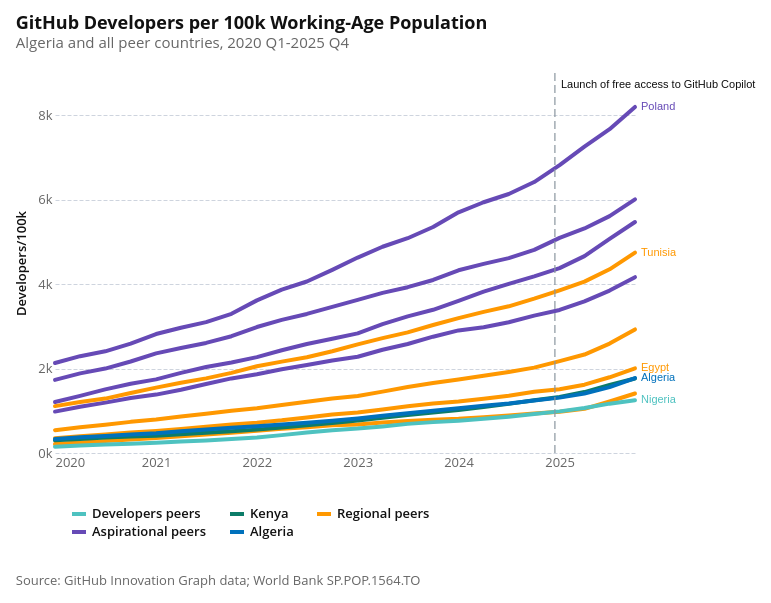

The notebook cell this image was saved under:
### Code cell
ALL_TREND_LABEL_CODES = ["DZ", "PL", "TN", "NG"]
ALL_TREND_GROUP_ORDER = [
    "Developers peers",
    "Kenya",
    "Regional peers",
    "Aspirational peers",
    "Algeria",
]
ALL_TREND_GROUP_COLORS = ["#4EC2C0", "#0C7C68", "#FF9800", "#664AB6", ALGERIA_COLOR]


def make_all_peer_trend(data, raw_col, metric_label, width=580, height=380):
    value_col = f"{raw_col}_per_100k"
    y_axis_title = f"{metric_label}/100k"
    title = f"GitHub {metric_label} per 100k Working-Age Population"
    subtitle = "Algeria and all peer countries, 2020 Q1-2025 Q4"

    trend_peer_groups = ["Developers", "Regional", "Aspirational"]
    trend_peer_codes = [c for g in trend_peer_groups for c in GH_PEER_GROUPS.get(g, [])]
    trend_codes = [COUNTRY_CODE] + trend_peer_codes
    group_of = {
        c: f"{g} peers" for g in trend_peer_groups for c in GH_PEER_GROUPS.get(g, [])
    }
    group_of[COUNTRY_CODE] = "Algeria"
    label_codes = (
        set(ALL_TREND_LABEL_CODES) | set(GH_PEER_GROUPS.get("Developers", []))
    ) - {"KE"}

    d = data.loc[data["iso2_code"].isin(trend_codes)].copy()
    d["peer_group"] = d["iso2_code"].map(group_of)
    d.loc[d["iso2_code"] == "KE", "peer_group"] = "Kenya"
    d["country_name"] = (
        d["iso2_code"]
        .map(COUNTRY_NAMES)
        .fillna(d["iso2_code"].map(country_name_from_iso2))
    )
    latest_quarter = d["quarter_start"].max()
    labels = d.loc[
        (d["quarter_start"] == latest_quarter) & d["iso2_code"].isin(label_codes)
    ].copy()

    color = alt.Color(
        "peer_group:N",
        title=None,
        scale=alt.Scale(domain=ALL_TREND_GROUP_ORDER, range=ALL_TREND_GROUP_COLORS),
        legend=alt.Legend(orient="bottom", direction="horizontal", columns=3),
    )
    base = alt.Chart(d).encode(
        x=alt.X("quarter_start:T", title=None),
        y=alt.Y(
            f"{value_col}:Q",
            title=y_axis_title,
            axis=alt.Axis(format="~s"),
            scale=alt.Scale(zero=True),
        ),
        color=color,
        detail="country_name:N",
    )
    tooltip = [
        alt.Tooltip("country_name:N", title="Country"),
        alt.Tooltip("peer_group:N", title="Peer group"),
        alt.Tooltip("year:O", title="Year"),
        alt.Tooltip("quarter:O", title="Quarter"),
        alt.Tooltip(f"{value_col}:Q", title=y_axis_title, format=",.0f"),
        alt.Tooltip(
            f"{raw_col}:Q", title=raw_col.replace("_", " ").title(), format=","
        ),
        alt.Tooltip(
            "working_age_population:Q", title="Working-age population", format=",.0f"
        ),
    ]
    peer_lines = (
        base.transform_filter(alt.datum.iso2_code != COUNTRY_CODE)
        .mark_line()
        .encode(tooltip=tooltip)
    )
    algeria_line = (
        base.transform_filter(alt.datum.iso2_code == COUNTRY_CODE)
        .mark_line()
        .encode(tooltip=tooltip)
    )
    latest_labels = (
        alt.Chart(labels)
        .mark_text(align="left", baseline="middle", dx=6, fontSize=11)
        .encode(
            x="quarter_start:T",
            y=f"{value_col}:Q",
            text="country_name:N",
            color=alt.Color(
                "peer_group:N",
                scale=alt.Scale(
                    domain=ALL_TREND_GROUP_ORDER, range=ALL_TREND_GROUP_COLORS
                ),
                legend=None,
            ),
        )
    )
    copilot = pd.DataFrame(
        {
            "quarter_start": [pd.Timestamp("2024-12-15")],
            "label": ["Launch of free access to GitHub Copilot"],
        }
    )
    annotation_rule = (
        alt.Chart(copilot)
        .mark_rule(color="#8A969F", strokeDash=[8, 4], strokeWidth=1.2)
        .encode(x="quarter_start:T")
    )
    annotation_text = (
        alt.Chart(copilot)
        .mark_text(
            align="left", baseline="top", dx=6, dy=6, color="#111111", fontSize=11
        )
        .encode(x="quarter_start:T", y=alt.value(0), text="label:N")
    )
    return alt.layer(
        peer_lines, algeria_line, annotation_rule, annotation_text, latest_labels
    ).properties(
        width=width, height=height, title=alt.Title(text=title, subtitle=subtitle)
    )


all_developers_trend = make_all_peer_trend(
    developers, raw_col="developers", metric_label="Developers"
)
attaviz.add_caption(
    all_developers_trend,
    "Source: GitHub Innovation Graph data; World Bank SP.POP.1564.TO",
)

### Figure 1 — Vega-Lite specification as saved in the notebook (floating-point values rounded to 4 significant figures; data arrays with more than 128 entries replaced by an {"elided": "..."} marker saying what was removed)
{"config": {"background": "white", "padding": 15, "mark": {"tooltip": true}, "point": {"filled": true, "size": 60, "stroke": "white", "strokeWidth": 1}, "circle": {"filled": true, "stroke": "white", "strokeWidth": 1}, "square": {"filled": true, "stroke": "white", "strokeWidth": 1}, "line": {"strokeWidth": 4, "strokeCap": "round", "strokeJoin": "round"}, "bar": {"cornerRadiusEnd": 0}, "area": {"opacity": 0.7}, "arc": {"stroke": "white", "strokeWidth": 1}, "rect": {"stroke": "#8A969F", "strokeWidth": 0.5}, "geoshape": {"stroke": "#666666", "strokeWidth": 0.3, "strokeJoin": "round", "strokeCap": "round"}, "title": {"font": "Open Sans, sans-serif", "fontSize": 18, "fontWeight": 700, "lineHeight": 22, "color": "#111111", "anchor": "start", "offset": 21, "subtitleFont": "Open Sans, sans-serif", "subtitleFontSize": 15, "subtitleFontWeight": 400, "subtitleLineHeight": 18, "subtitleColor": "#666666", "subtitlePadding": 3}, "axis": {"domain": false, "grid": true, "gridColor": "#CED4DE", "gridDash": [4, 2], "gridWidth": 1, "labelFont": "Open Sans, sans-serif", "labelFontSize": 13, "labelFontWeight": 400, "labelColor": "#666666", "labelPadding": 3, "tickColor": "#CED4DE", "tickSize": 5, "tickCount": 5, "titleFont": "Open Sans, sans-serif", "titleFontSize": 13, "titleFontWeight": 600, "titleColor": "#111111", "titlePadding": 9}, "axisX": {"grid": false, "tickSize": 0, "labelAngle": 0}, "axisY": {"domain": false, "ticks": false, "gridColor": "#CED4DE", "gridDash": [4, 2], "gridWidth": 1}, "axisQuantitative": {"tickCount": 5}, "axisBand": {"labelPadding": 6, "tickSize": 0}, "axisTemporal": {"grid": false}, "legend": {"labelFont": "Open Sans, sans-serif", "labelFontSize": 13, "labelFontWeight": 600, "labelColor": "#111111", "titleFont": "Open Sans, sans-serif", "titleFontSize": 13, "titleFontWeight": 600, "titleColor": "#111111", "titlePadding": 3, "symbolSize": 196, "symbolStrokeWidth": 0, "padding": 15, "offset": 21, "columnPadding": 21, "orient": "bottom", "labelLimit": 200, "titleLimit": 200}, "view": {"stroke": null, "continuousWidth": 600, "continuousHeight": 400}, "range": {"category": ["#34A7F2", "#FF9800", "#664AB6", "#4EC2C0", "#F3578E", "#081079", "#0C7C68", "#AA0000", "#DDDA21"], "diverging": ["#920000", "#BD6126", "#E3A763", "#EFEFEF", "#80BDE7", "#3587C3", "#025288"], "heatmap": ["#E3F6FD", "#75CCEC", "#089BD4", "#0169A1", "#023B6F"], "ordinal": ["#E3F6FD", "#75CCEC", "#089BD4", "#0169A1", "#023B6F"], "ramp": ["#E3F6FD", "#75CCEC", "#089BD4", "#0169A1", "#023B6F"]}, "scale": {"bandPaddingInner": 0.2, "bandPaddingOuter": 0.1, "pointPadding": 0.5}, "header": {"labelFont": "Open Sans, sans-serif", "labelFontSize": 13, "labelFontWeight": 600, "labelColor": "#111111", "titleFont": "Open Sans, sans-serif", "titleFontSize": 15, "titleFontWeight": 600, "titleColor": "#111111"}, "concat": {"spacing": 18}, "facet": {"spacing": 18}, "selection": {"point": {"on": "click", "clear": "dblclick"}, "interval": {"mark": {"fill": "#0071BC", "fillOpacity": 0.15, "stroke": "#0071BC", "strokeWidth": 1}}}}, "vconcat": [{"layer": [{"data": {"name": "data-e7a1bb73cb7a379f4ccc35d78894d285"}, "mark": {"type": "line"}, "encoding": {"color": {"field": "peer_group", "legend": {"columns": 3, "direction": "horizontal", "orient": "bottom"}, "scale": {"domain": ["Developers peers", "Kenya", "Regional peers", "Aspirational peers", "Algeria"], "range": ["#4EC2C0", "#0C7C68", "#FF9800", "#664AB6", "#0071BC"]}, "title": null, "type": "nominal"}, "detail": {"field": "country_name", "type": "nominal"}, "tooltip": [{"field": "country_name", "title": "Country", "type": "nominal"}, {"field": "peer_group", "title": "Peer group", "type": "nominal"}, {"field": "year", "title": "Year", "type": "ordinal"}, {"field": "quarter", "title": "Quarter", "type": "ordinal"}, {"field": "developers_per_100k", "format": ",.0f", "title": "Developers/100k", "type": "quantitative"}, {"field": "developers", "format": ",", "title": "Developers", "type": "quantitative"}, {"field": "working_age_population", "format": ",.0f", "title": "Working-age population", "type": "quantitative"}], "x": {"field": "quarter_start", "title": null, "type": "temporal"}, "y": {"axis": {"format": "~s"}, "field": "developers_per_100k", "scale": {"zero": true}, "title": "Developers/100k", "type": "quantitative"}}, "transform": [{"filter": "(datum.iso2_code !== 'DZ')"}]}, {"data": {"name": "data-e7a1bb73cb7a379f4ccc35d78894d285"}, "mark": {"type": "line"}, "encoding": {"color": {"field": "peer_group", "legend": {"columns": 3, "direction": "horizontal", "orient": "bottom"}, "scale": {"domain": ["Developers peers", "Kenya", "Regional peers", "Aspirational peers", "Algeria"], "range": ["#4EC2C0", "#0C7C68", "#FF9800", "#664AB6", "#0071BC"]}, "title": null, "type": "nominal"}, "detail": {"field": "country_name", "type": "nominal"}, "tooltip": [{"field": "country_name", "title": "Country", "type": "nominal"}, {"field": "peer_group", "title": "Peer group", "type": "nominal"}, {"field": "year", "title": "Year", "type": "ordinal"}, {"field": "quarter", "title": "Quarter", "type": "ordinal"}, {"field": "developers_per_100k", "format": ",.0f", "title": "Developers/100k", "type": "quantitative"}, {"field": "developers", "format": ",", "title": "Developers", "type": "quantitative"}, {"field": "working_age_population", "format": ",.0f", "title": "Working-age population", "type": "quantitative"}], "x": {"field": "quarter_start", "title": null, "type": "temporal"}, "y": {"axis": {"format": "~s"}, "field": "developers_per_100k", "scale": {"zero": true}, "title": "Developers/100k", "type": "quantitative"}}, "transform": [{"filter": "(datum.iso2_code === 'DZ')"}]}, {"data": {"name": "data-306dd15fb9c56ba41085bbf515aab051"}, "mark": {"type": "rule", "color": "#8A969F", "strokeDash": [8, 4], "strokeWidth": 1.2}, "encoding": {"x": {"field": "quarter_start", "type": "temporal"}}}, {"data": {"name": "data-306dd15fb9c56ba41085bbf515aab051"}, "mark": {"type": "text", "align": "left", "baseline": "top", "color": "#111111", "dx": 6, "dy": 6, "fontSize": 11}, "encoding": {"text": {"field": "label", "type": "nominal"}, "x": {"field": "quarter_start", "type": "temporal"}, "y": {"value": 0}}}, {"data": {"name": "data-aee26ae0825bc2518d3a3f51cc1c8d05"}, "mark": {"type": "text", "align": "left", "baseline": "middle", "dx": 6, "fontSize": 11}, "encoding": {"color": {"field": "peer_group", "legend": null, "scale": {"domain": ["Developers peers", "Kenya", "Regional peers", "Aspirational peers", "Algeria"], "range": ["#4EC2C0", "#0C7C68", "#FF9800", "#664AB6", "#0071BC"]}, "type": "nominal"}, "text": {"field": "country_name", "type": "nominal"}, "x": {"field": "quarter_start", "type": "temporal"}, "y": {"field": "developers_per_100k", "type": "quantitative"}}}], "height": 380, "title": {"text": "GitHub Developers per 100k Working-Age Population", "subtitle": "Algeria and all peer countries, 2020 Q1-2025 Q4"}, "width": 580}], "title": {"text": "Source: GitHub Innovation Graph data; World Bank SP.POP.1564.TO", "anchor": "start", "color": "#666666", "font": "Open Sans, sans-serif", "fontSize": 13, "fontWeight": 400, "lineHeight": 20, "offset": 21, "orient": "bottom"}, "$schema": "https://vega.github.io/schema/vega-lite/v6.4.1.json", "datasets": {"data-e7a1bb73cb7a379f4ccc35d78894d285": {"elided": "264 records"}, "data-306dd15fb9c56ba41085bbf515aab051": [{"quarter_start": "2024-12-15T00:00:00", "label": "Launch of free access to GitHub Copilot"}], "data-aee26ae0825bc2518d3a3f51cc1c8d05": [{"developers": 532883, "iso2_code": "DZ", "year": 2025, "quarter": 4, "quarter_start": "2025-10-01T00:00:00", "working_age_population": 30010000.0, "developers_per_100k": 1776.0, "country_name": "Algeria", "peer_group": "Algeria"}, {"developers": 1498289, "iso2_code": "EG", "year": 2025, "quarter": 4, "quarter_start": "2025-10-01T00:00:00", "working_age_population": 74770000.0, "developers_per_100k": 2004.0, "country_name": "Egypt", "peer_group": "Regional peers"}, {"developers": 1675852, "iso2_code": "NG", "year": 2025, "quarter": 4, "quarter_start": "2025-10-01T00:00:00", "working_age_population": 134000000.0, "developers_per_100k": 1251.0, "country_name": "Nigeria", "peer_group": "Developers peers"}, {"developers": 1934464, "iso2_code": "PL", "year": 2025, "quarter": 4, "quarter_start": "2025-10-01T00:00:00", "working_age_population": 23610000.0, "developers_per_100k": 8195.0, "country_name": "Poland", "peer_group": "Aspirational peers"}, {"developers": 389842, "iso2_code": "TN", "year": 2025, "quarter": 4, "quarter_start": "2025-10-01T00:00:00", "working_age_population": 8212000.0, "developers_per_100k": 4747.0, "country_name": "Tunisia", "peer_group": "Regional peers"}]}}
